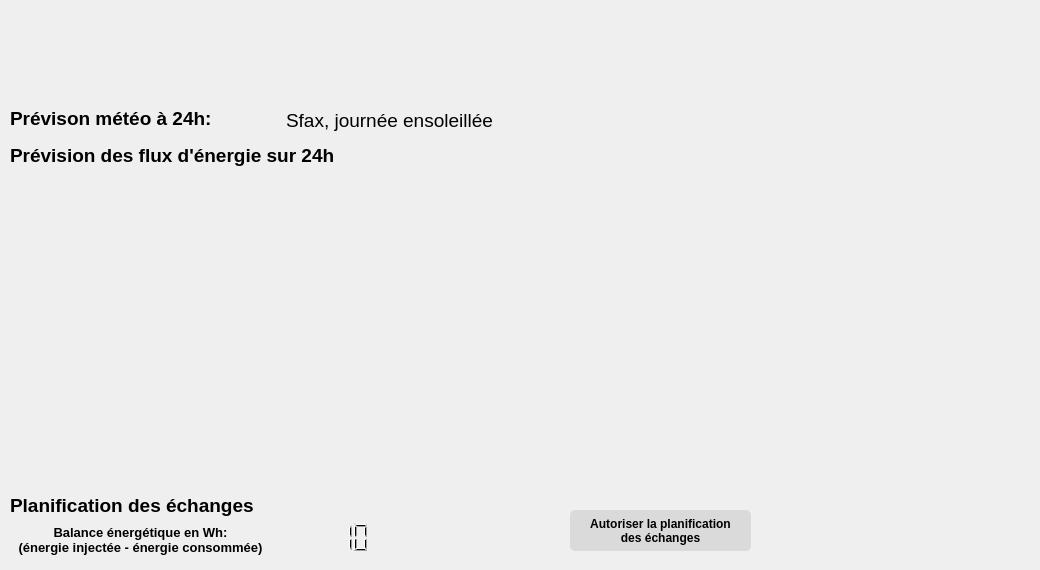
    <widget class="QWidget" name="page_2">
     <widget class="QWidget" name="graphWidget" native="true">
      <property name="geometry">
       <rect>
        <x>10</x>
        <y>136</y>
        <width>871</width>
        <height>391</height>
       </rect>
      </property>
     </widget>
     <widget class="QLabel" name="label_3">
      <property name="geometry">
       <rect>
        <x>10</x>
        <y>110</y>
        <width>221</width>
        <height>16</height>
       </rect>
      </property>
      <property name="font">
       <font>
        <pointsize>14</pointsize>
        <weight>75</weight>
        <bold>true</bold>
       </font>
      </property>
      <property name="styleSheet">
       <string notr="true">color:rgb(0, 0, 0)</string>
      </property>
      <property name="text">
       <string>Prévison météo à 24h:</string>
      </property>
     </widget>
     <widget class="QLabel" name="label_5">
      <property name="geometry">
       <rect>
        <x>10</x>
        <y>140</y>
        <width>351</width>
        <height>31</height>
       </rect>
      </property>
      <property name="font">
       <font>
        <pointsize>14</pointsize>
        <weight>75</weight>
        <bold>true</bold>
       </font>
      </property>
      <property name="styleSheet">
       <string notr="true">color:rgb(0, 0, 0)</string>
      </property>
      <property name="text">
       <string>Prévision des flux d'énergie sur 24h</string>
      </property>
     </widget>
     <widget class="QLabel" name="label_20">
      <property name="geometry">
       <rect>
        <x>520</x>
        <y>97</y>
        <width>41</width>
        <height>41</height>
       </rect>
      </property>
      <property name="font">
       <font>
        <pointsize>12</pointsize>
        <weight>75</weight>
        <bold>true</bold>
       </font>
      </property>
      <property name="styleSheet">
       <string notr="true">color:rgb(0, 0, 0)</string>
      </property>
      <property name="text">
       <string/>
      </property>
      <property name="pixmap">
       <pixmap>images/01d.png</pixmap>
      </property>
      <property name="scaledContents">
       <bool>true</bool>
      </property>
     </widget>
     <widget class="QLabel" name="label_22">
      <property name="geometry">
       <rect>
        <x>286</x>
        <y>105</y>
        <width>211</width>
        <height>31</height>
       </rect>
      </property>
      <property name="font">
       <font>
        <pointsize>12</pointsize>
       </font>
      </property>
      <property name="styleSheet">
       <string notr="true">color:rgb(0, 0, 0)</string>
      </property>
      <property name="text">
       <string>&lt;html&gt;&lt;head/&gt;&lt;body&gt;&lt;p&gt;&lt;span style=&quot; font-size:14pt;&quot;&gt;Sfax, journée ensoleillée&lt;/span&gt;&lt;/p&gt;&lt;/body&gt;&lt;/html&gt;</string>
      </property>
     </widget>
     <widget class="QLabel" name="label_23">
      <property name="geometry">
       <rect>
        <x>251</x>
        <y>105</y>
        <width>31</width>
        <height>31</height>
       </rect>
      </property>
      <property name="text">
       <string/>
      </property>
      <property name="pixmap">
       <pixmap>images/loc.jpg</pixmap>
      </property>
      <property name="scaledContents">
       <bool>true</bool>
      </property>
     </widget>
     <widget class="QPushButton" name="planificationButton">
      <property name="geometry">
       <rect>
        <x>570</x>
        <y>510</y>
        <width>181</width>
        <height>41</height>
       </rect>
      </property>
      <property name="font">
       <font>
        <weight>75</weight>
        <bold>true</bold>
       </font>
      </property>
      <property name="styleSheet">
       <string notr="true">color:rgb(0, 0, 0); background-color:rgb(218, 218, 218);border-radius:5px;</string>
      </property>
      <property name="text">
       <string>Autoriser la planification 
des échanges</string>
      </property>
     </widget>
     <widget class="QLabel" name="label_21">
      <property name="geometry">
       <rect>
        <x>10</x>
        <y>490</y>
        <width>281</width>
        <height>31</height>
       </rect>
      </property>
      <property name="font">
       <font>
        <pointsize>14</pointsize>
        <weight>75</weight>
        <bold>true</bold>
       </font>
      </property>
      <property name="styleSheet">
       <string notr="true">color:rgb(0, 0, 0)</string>
      </property>
      <property name="text">
       <string>&lt;html&gt;&lt;head/&gt;&lt;body&gt;&lt;p&gt;Planification des échanges&lt;/p&gt;&lt;/body&gt;&lt;/html&gt;</string>
      </property>
     </widget>
     <widget class="QLabel" name="label_26">
      <property name="geometry">
       <rect>
        <x>0</x>
        <y>0</y>
        <width>1031</width>
        <height>91</height>
       </rect>
      </property>
      <property name="styleSheet">
       <string notr="true">background-image:url(:/images/banniere1.png)</string>
      </property>
      <property name="text">
       <string/>
      </property>
     </widget>
     <widget class="QLabel" name="label_9">
      <property name="geometry">
       <rect>
        <x>0</x>
        <y>520</y>
        <width>281</width>
        <height>41</height>
       </rect>
      </property>
      <property name="styleSheet">
       <string notr="true">color:rgb(0, 0, 0)</string>
      </property>
      <property name="text">
       <string>&lt;html&gt;&lt;head/&gt;&lt;body&gt;&lt;p align=&quot;center&quot;&gt;&lt;span style=&quot; font-size:10pt; font-weight:600;&quot;&gt;Balance énergétique en Wh:&lt;br/&gt;(énergie injectée - énergie consommée)&lt;/span&gt;&lt;/p&gt;&lt;/body&gt;&lt;/html&gt;</string>
      </property>
     </widget>
     <widget class="QLCDNumber" name="energyBalance">
      <property name="geometry">
       <rect>
        <x>290</x>
        <y>517</y>
        <width>81</width>
        <height>41</height>
       </rect>
      </property>
      <property name="font">
       <font>
        <pointsize>10</pointsize>
       </font>
      </property>
      <property name="styleSheet">
       <string notr="true">color:rgb(0, 0, 0);border:0px ;</string>
      </property>
      <property name="value" stdset="0">
       <double>10.000000000000000</double>
      </property>
      <property name="intValue" stdset="0">
       <number>10</number>
      </property>
     </widget>
    </widget>
